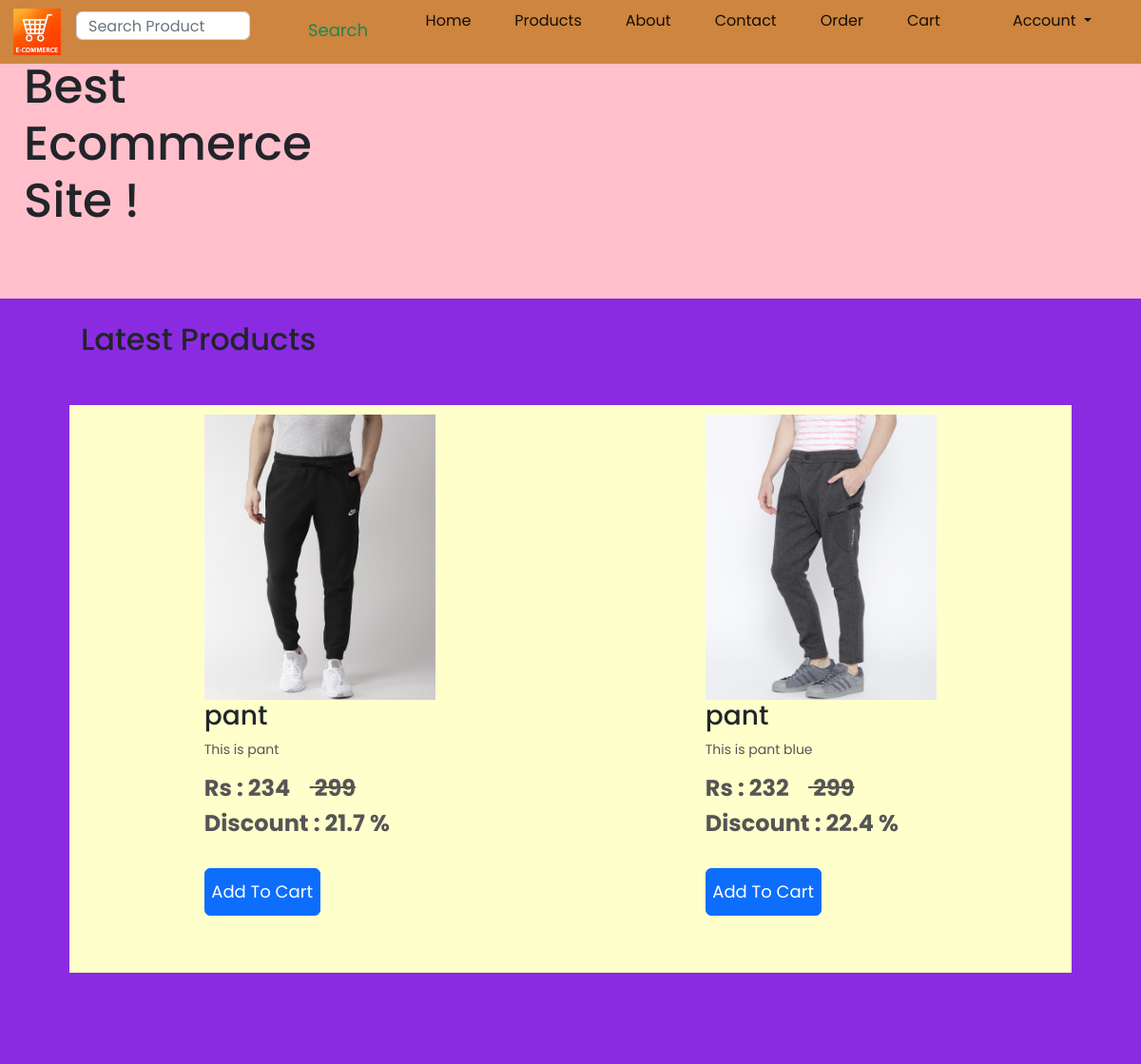
/product/show_product/3/ (signed in), run on the app's committed database.
### product/models.py (models this page shows, shortened)
class ProductAbstract(models.Model):
    name = models.CharField(max_length=50)
    stock = models.IntegerField()
    description = models.CharField(max_length=50)
    image = models.ImageField(upload_to="images/product/" + str(datetime.datetime.now()) + "/" )
    price = models.IntegerField()
    rating = models.IntegerField(null=True, blank=True, validators=[rating_validation])
    actual_price = models.IntegerField(null=True)
    class Meta:
        abstract = True

class ProductProperty(ProductAbstract):
    product_name = models.ForeignKey(Product, on_delete=models.CASCADE, )
    color = models.CharField(max_length=50, null=True)

### product/views.py (the view)
# urls.py: path('show_product/<int:id>/',  show_product, name= "show_product"),
@login_required(login_url='sign_in')
def show_product(request, id=None):
     stock = Product.objects.get(id=id).stock
     if id is not None and stock > 0 :
          context = { 'title' : "Show Product",
                    'show_products_property': ProductProperty.objects.filter(product_name__id=id),
                    'show_product_id':id
                    }
          return render(request, 'product/show_product.html', context=context)
     messages.error(request, 'OUT OF STOCK !!')
     return  HttpResponseRedirect(reverse('dashboard'))

### product/templates/product/show_product.html (shortened to what this page needs)
{% extends "base.html" %}
{% load static %}
{% load mathfilters %}
{% block body %}
{{ block.super }}
    <div class="bg-color">   <br>
        <div class="small-container">
            <h2 class="title">Latest Products</h2>
            <div class="row bg-product">
                {% for product in show_products_property %}
                    <div class="col-4">
                    <img src="{{ product.image.url  }}" alt="" />
                    <h3>{{ product.name }}</h3>
                    <p> {{product.description}}</p>
                  <h4> <b> Rs : {{product.price}} &nbsp;&nbsp;&nbsp;<del> {{product.actual_price   }}</del>  </b>  </h4>
                  <h4> <b  class="discount" > Discount : {{product.actual_price|sub:product.price|mul:100|div:product.actual_price|floatformat}} % </b>  </h4> <br>
                    <a href="{% url 'add_cart' id=product.id  show_product_id=show_product_id %}"><button class="btn btn-primary">  Add To Cart </button></a>
                    </div>
                {% endfor %}
            </div> <br> <br>
        </div> <br> <br>
{% endblock body%}

### user/static/user/css/style.css (style rules this page uses)
body { font-family: 'Poppins', sans-serif; background-color: blueviolet; position: relative; height: 100%; }
* { margin: 0; padding: 0; box-sizing: border-box; }
p { color: #555; }
.row { margin-top: 50px; display: flex; align-items: center; flex-wrap: wrap; justify-content: space-around; }
.small-container { max-width: 1080px; margin: auto; padding-left: 25px; padding-right: 25px; }
.col-4 { flex-basis: 25%; padding: 10px; position: relative; min-width: 200px; margin-bottom: 50px; position: relative; transition: transform 0.5s; }
.col-4 img { width: 100%; height: 300px; }
h4 { color: #555; font-weight: normal; }
.col-4 p { font-size: 14px; }
.bg-product { background-color: #ffffcc; }
.bg-color { background-color: blueviolet; }
a { text-decoration: none; }
.bg-product .col-4 button { height: 50px; width: 50%; color: rgb(255, 255, 255); font-size: large; padding: 0; }

### data on the page
ProductProperty: image (picture), name "pant", description "This is pant", price "234", actual_price "299", actual_price|sub "21.7"
ProductProperty: image (picture), name "pant", description "This is pant blue", price "232", actual_price "299", actual_price|sub "22.4"
